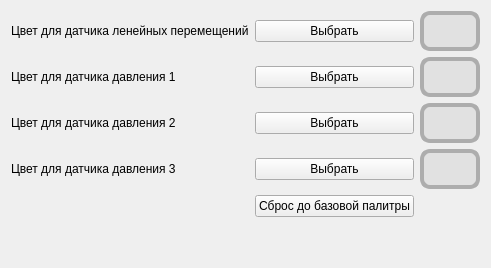
     <widget class="QWidget" name="tab">
      <attribute name="title">
       <string>Цветовые контуры графиков</string>
      </attribute>
      <layout class="QGridLayout" name="gridLayout">
       <item row="1" column="0">
        <widget class="QLabel" name="label_pressure3">
         <property name="text">
          <string>Цвет для датчика давления 1</string>
         </property>
        </widget>
       </item>
       <item row="2" column="2">
        <widget class="QWidget" name="widget_pressure2Color" native="true">
         <property name="sizePolicy">
          <sizepolicy hsizetype="Expanding" vsizetype="Preferred">
           <horstretch>0</horstretch>
           <verstretch>0</verstretch>
          </sizepolicy>
         </property>
         <property name="minimumSize">
          <size>
           <width>60</width>
           <height>40</height>
          </size>
         </property>
         <property name="maximumSize">
          <size>
           <width>120</width>
           <height>40</height>
          </size>
         </property>
         <property name="styleSheet">
          <string notr="true">background: #E1E1E1;

Border: 4px solid #ADADAD ;
Border-radius: 10px;

</string>
         </property>
        </widget>
       </item>
       <item row="3" column="2">
        <widget class="QWidget" name="widget_pressure3Color" native="true">
         <property name="sizePolicy">
          <sizepolicy hsizetype="Expanding" vsizetype="Preferred">
           <horstretch>0</horstretch>
           <verstretch>0</verstretch>
          </sizepolicy>
         </property>
         <property name="minimumSize">
          <size>
           <width>60</width>
           <height>40</height>
          </size>
         </property>
         <property name="maximumSize">
          <size>
           <width>120</width>
           <height>40</height>
          </size>
         </property>
         <property name="styleSheet">
          <string notr="true">background: #E1E1E1;

Border: 4px solid #ADADAD ;
Border-radius: 10px;

</string>
         </property>
        </widget>
       </item>
       <item row="3" column="0">
        <widget class="QLabel" name="label_pressure1">
         <property name="text">
          <string>Цвет для датчика давления 3</string>
         </property>
        </widget>
       </item>
       <item row="0" column="0">
        <widget class="QLabel" name="label_liner">
         <property name="text">
          <string>Цвет для датчика ленейных перемещений</string>
         </property>
        </widget>
       </item>
       <item row="1" column="1">
        <widget class="QPushButton" name="pushButton_pressure1Color">
         <property name="sizePolicy">
          <sizepolicy hsizetype="Expanding" vsizetype="Fixed">
           <horstretch>0</horstretch>
           <verstretch>0</verstretch>
          </sizepolicy>
         </property>
         <property name="text">
          <string>Выбрать</string>
         </property>
         <property name="autoDefault">
          <bool>false</bool>
         </property>
        </widget>
       </item>
       <item row="2" column="0">
        <widget class="QLabel" name="label_pressure2">
         <property name="text">
          <string>Цвет для датчика давления 2</string>
         </property>
        </widget>
       </item>
       <item row="1" column="2">
        <widget class="QWidget" name="widget_pressure1Color" native="true">
         <property name="sizePolicy">
          <sizepolicy hsizetype="Expanding" vsizetype="Preferred">
           <horstretch>0</horstretch>
           <verstretch>0</verstretch>
          </sizepolicy>
         </property>
         <property name="minimumSize">
          <size>
           <width>60</width>
           <height>40</height>
          </size>
         </property>
         <property name="maximumSize">
          <size>
           <width>120</width>
           <height>40</height>
          </size>
         </property>
         <property name="styleSheet">
          <string notr="true">background: #E1E1E1;

Border: 4px solid #ADADAD ;
Border-radius: 10px;

</string>
         </property>
        </widget>
       </item>
       <item row="5" column="1">
        <spacer name="verticalSpacer_2">
         <property name="orientation">
          <enum>Qt::Orientation::Vertical</enum>
         </property>
         <property name="sizeHint" stdset="0">
          <size>
           <width>20</width>
           <height>40</height>
          </size>
         </property>
        </spacer>
       </item>
       <item row="2" column="1">
        <widget class="QPushButton" name="pushButton_pressure2Color">
         <property name="sizePolicy">
          <sizepolicy hsizetype="Expanding" vsizetype="Fixed">
           <horstretch>0</horstretch>
           <verstretch>0</verstretch>
          </sizepolicy>
         </property>
         <property name="text">
          <string>Выбрать</string>
         </property>
         <property name="autoDefault">
          <bool>false</bool>
         </property>
        </widget>
       </item>
       <item row="3" column="1">
        <widget class="QPushButton" name="pushButton_pressure3Color">
         <property name="sizePolicy">
          <sizepolicy hsizetype="Expanding" vsizetype="Fixed">
           <horstretch>0</horstretch>
           <verstretch>0</verstretch>
          </sizepolicy>
         </property>
         <property name="text">
          <string>Выбрать</string>
         </property>
         <property name="autoDefault">
          <bool>false</bool>
         </property>
        </widget>
       </item>
       <item row="0" column="2">
        <widget class="QWidget" name="widget_linearColor" native="true">
         <property name="sizePolicy">
          <sizepolicy hsizetype="Expanding" vsizetype="Preferred">
           <horstretch>0</horstretch>
           <verstretch>0</verstretch>
          </sizepolicy>
         </property>
         <property name="minimumSize">
          <size>
           <width>60</width>
           <height>40</height>
          </size>
         </property>
         <property name="maximumSize">
          <size>
           <width>120</width>
           <height>40</height>
          </size>
         </property>
         <property name="styleSheet">
          <string notr="true">background: #E1E1E1;

Border: 4px solid #ADADAD ;
Border-radius: 10px;

</string>
         </property>
        </widget>
       </item>
       <item row="0" column="1">
        <widget class="QPushButton" name="pushButton_linearColor">
         <property name="sizePolicy">
          <sizepolicy hsizetype="Expanding" vsizetype="Fixed">
           <horstretch>0</horstretch>
           <verstretch>0</verstretch>
          </sizepolicy>
         </property>
         <property name="text">
          <string>Выбрать</string>
         </property>
         <property name="autoDefault">
          <bool>false</bool>
         </property>
        </widget>
       </item>
       <item row="4" column="1">
        <widget class="QPushButton" name="pushButton_resetColors">
         <property name="text">
          <string>Сброс до базовой палитры</string>
         </property>
         <property name="autoDefault">
          <bool>false</bool>
         </property>
        </widget>
       </item>
      </layout>
     </widget>
